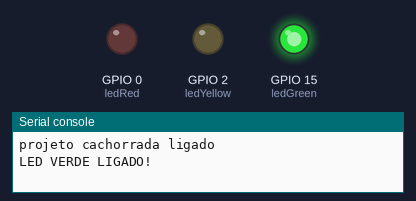
Simulated run of this program. Board: ESP32 board running MicroPython. Parts: output pins drawn as LEDs (lit = HIGH), the last lines printed to the serial console. Wiring (from the project's diagram.json): red LED on GPIO 0, yellow LED on GPIO 2, green LED on GPIO 15.

Above: at 10.0 s.
At 20.2 s:
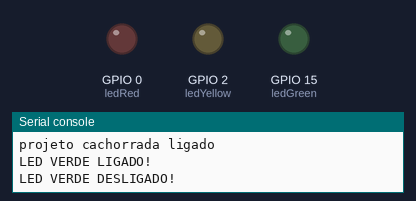
At 25.5 s:
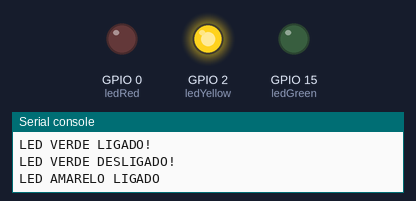
At 34.5 s:
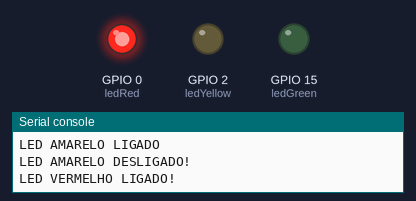
Timing chart, 0 to 50.1 s (numbered marks = the images above):
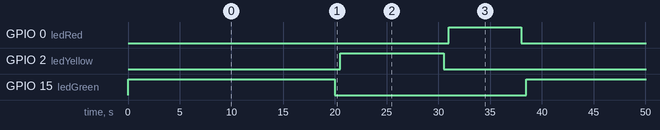

The program:

main.py
```python
from machine import Pin

from utime import  sleep
print("projeto cachorrada ligado")
ledGreen = Pin(15, Pin.OUT)
ledYellow = Pin(2, Pin.OUT)
ledRed = Pin(0, Pin.OUT)

while True:
    ledGreen.on()
    print("LED VERDE LIGADO!")
    sleep(20)
    ledGreen.off()
    print("LED VERDE DESLIGADO!")
    sleep(0.5)

    ledYellow.on()
    print("LED AMARELO LIGADO")
    sleep(10)
    ledYellow.off()
    print("LED AMARELO DESLIGADO!")
    sleep(0.5)

    ledRed.on()
    print("LED VERMELHO LIGADO!")
    sleep(7)
    ledRed.off()
    print("LED VERMELHO DESLIGADO")
    sleep(0.5)
```

Measured:
- by itself, GPIO 0 (ledRed): alternates HIGH for 7.0 s and LOW for 31.5 s
- by itself, GPIO 2 (ledYellow): alternates HIGH for 10.0 s and LOW for 28.5 s
- by itself, GPIO 15 (ledGreen): alternates HIGH for 20.0 s and LOW for 18.5 s
